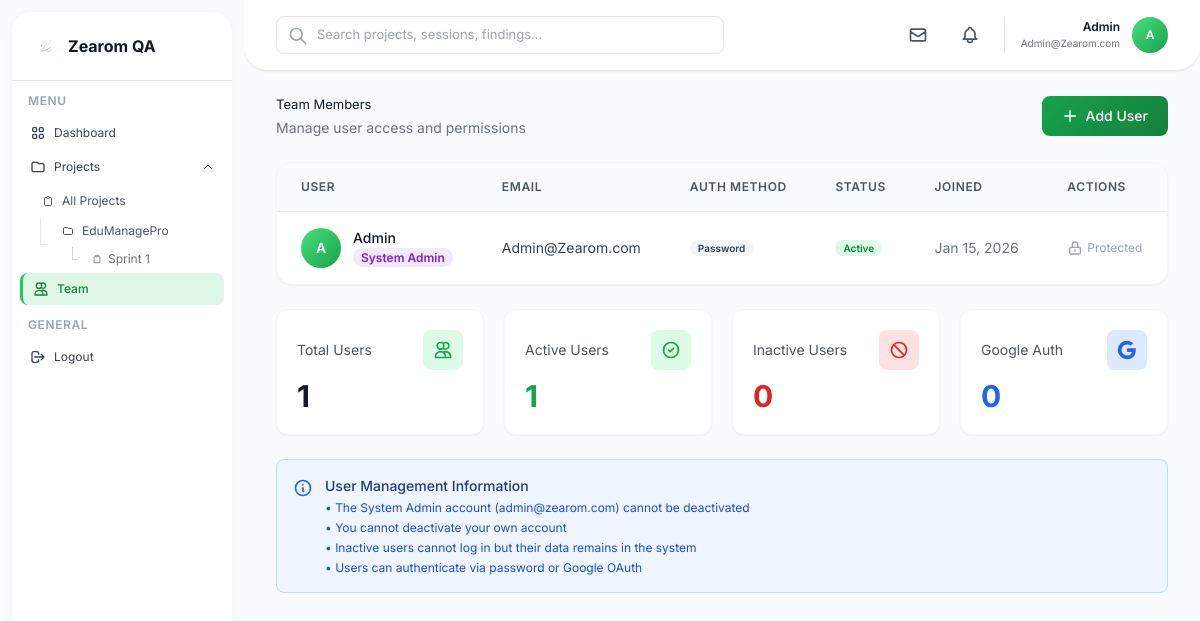
Page /users (signed in) on the earlier database version.
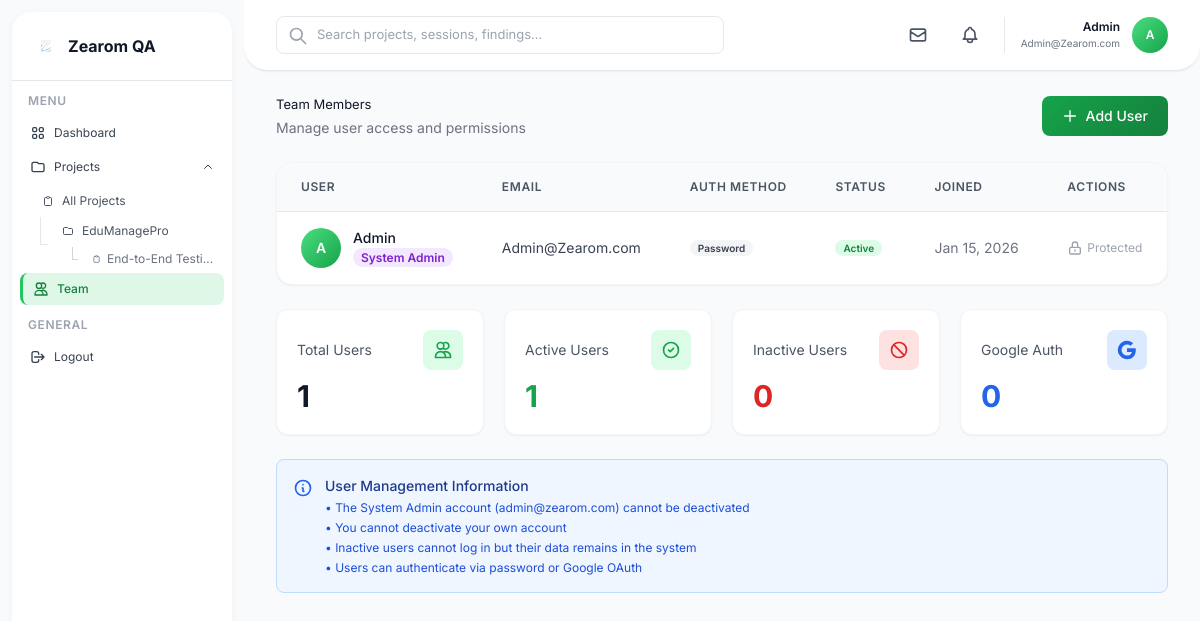
Same page on the later database version.
### app.py (models this page shows)
class TestingSession(db.Model):
    id = db.Column(db.Integer, primary_key=True)
    name = db.Column(db.String(200), nullable=False)
    description = db.Column(db.Text)
    status = db.Column(db.String(50), default='Active')
    project_id = db.Column(db.Integer, db.ForeignKey('project.id'), nullable=False)
    created_at = db.Column(db.DateTime, default=datetime.utcnow)
    updated_at = db.Column(db.DateTime, default=datetime.utcnow, onupdate=datetime.utcnow)
    findings = db.relationship('Finding', backref='session', lazy=True, cascade='all, delete-orphan')

### app.py (the view)
@app.route('/users')
@login_required
def users():
    all_users = User.query.order_by(User.created_at.desc()).all()
    return render_template('users.html', users=all_users)

### app.py (called while the page is built)
@login_manager.user_loader
def load_user(user_id):
    return User.query.get(int(user_id))

@app.context_processor
def inject_sidebar_data():
    if current_user.is_authenticated:
        recent_projects = Project.query.filter_by(created_by=current_user.id) \
            .order_by(Project.updated_at.desc()).limit(3).all()
        return dict(sidebar_recent_projects=recent_projects)
    return dict(sidebar_recent_projects=[])

@app.context_processor
def inject_seo_defaults():
    return dict(
        site_name='Zearom QA',
        site_description='Comprehensive Quality Assurance management system for tracking projects, testing sessions, and findings.',
        site_url=request.url_root.rstrip('/')
    )

### templates/users.html (shortened to what the changed rows need)
{% extends "base.html" %}
{% block content %}
<div class="mb-6">
    <div class="flex items-center justify-between">
        <div>
            <h1 class="text-gray-900 mb-1">Team Members</h1>
        </div>
    </div>
</div>
<div class="bg-white rounded-2xl shadow-sm border border-gray-100 overflow-hidden">
    <table class="w-full">
        <thead class="bg-gray-50 border-b border-gray-200">
            <tr>
                <th class="px-6 py-4 text-left text-xs font-semibold text-gray-600 uppercase tracking-wider">User</th>
                <th class="px-6 py-4 text-left text-xs font-semibold text-gray-600 uppercase tracking-wider">Email</th>
                <th class="px-6 py-4 text-left text-xs font-semibold text-gray-600 uppercase tracking-wider">Auth Method</th>
                <th class="px-6 py-4 text-left text-xs font-semibold text-gray-600 uppercase tracking-wider">Status</th>
                <th class="px-6 py-4 text-left text-xs font-semibold text-gray-600 uppercase tracking-wider">Joined</th>
                <th class="px-6 py-4 text-left text-xs font-semibold text-gray-600 uppercase tracking-wider">Actions</th>
            </tr>
        </thead>
    </table>
</div>
{% endblock %}

### templates/base.html (shortened to what the changed rows need)
<!DOCTYPE html>
<html lang="en">
<head>
    <script src="https://cdn.tailwindcss.com"></script>
</head>
<body class="bg-gray-50">
    <div class="flex h-screen overflow-hidden">
        <aside id="sidebar" class="sidebar-container flex flex-col")
            <div class="flex-1 overflow-y-auto py-3">
                <div class="px-2 mb-3">
                    <nav class="space-y-0.5">
                        <div>
                            <div id="projectsDropdown" class="projects-dropdown open mt-1">
                                <div class="ml-3 space-y-0.5">
                                    {% if sidebar_recent_projects %}
                                        {% for project in sidebar_recent_projects %}
                                        <div class="tree-line">
                                            <div>
                                                <a href="{{ url_for('project_detail', project_id=project.id) }}"
                                                   class="sidebar-item flex items-center px-2.5 py-1.5 text-xs rounded-lg text-gray-600 hover:text-gray-900 ">
                                                    <svg class="w-3 h-3 mr-2" fill="none" stroke="currentColor" viewBox="0 0 24 24">
                                                        <path stroke-linecap="round" stroke-linejoin="round" stroke-width="2" d="M3 7v10a2 2 0 002 2h14a2 2 0 002-2V9a2 2 0 00-2-2h-6l-2-2H5a2 2 0 00-2 2z"/>
                                                    </svg>
                                                    <span class="truncate">{{ project.name[:20] }}{% if project.name|length > 20 %}...{% endif %}</span>
                                                </a>
                                                {% set sorted_sessions = project.sessions|sort(attribute='updated_at', reverse=True) %}
                                                {% if sorted_sessions %}
                                                <div class="ml-3 mt-0.5 space-y-0.5">
                                                    {% for session in sorted_sessions %}
                                                    {% if loop.index <= 3 %}
                                                    <div class="session-tree-line">
                                                        <a href="{{ url_for('session_detail', session_id=session.id) }}"
                                                           class="sidebar-item flex items-center px-2 py-1 text-xs rounded-lg text-gray-500 hover:text-gray-900 ">
                                                            <svg class="w-2.5 h-2.5 mr-1.5" fill="none" stroke="currentColor" viewBox="0 0 24 24">
                                                                <path stroke-linecap="round" stroke-linejoin="round" stroke-width="2" d="M9 5H7a2 2 0 00-2 2v12a2 2 0 002 2h10a2 2 0 002-2V7a2 2 0 00-2-2h-2M9 5a2 2 0 002 2h2a2 2 0 002-2M9 5a2 2 0 012-2h2a2 2 0 012 2"/>
                                                            </svg>
                                                            <span class="truncate">{{ session.name[:18] }}{% if session.name|length > 18 %}...{% endif %}</span>
                                                        </a>
                                                    </div>
                                                    {% endif %}
                                                    {% endfor %}
                                                </div>
                                                {% endif %}
                                            </div>
                                        </div>
                                        {% endfor %}
                                    {% endif %}
                                </div>
                            </div>
                        </div>
                    </nav>
                </div>
            </div>
        </aside>
        <main class="flex-1 overflow-y-auto">
            <div class="px-8 py-6">
                {% block content %}{% endblock %}
            </div>
        </main>
    </div>
</body>
</html>

Differences in the rows shown:
changed TestingSession: name "Sprint 1" → "End-to-End Testi…"
